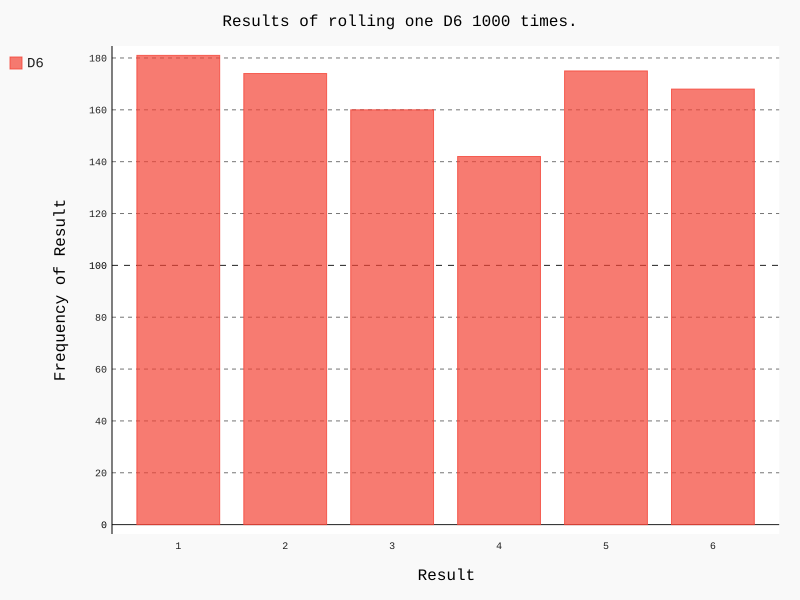

Write Python code to recreate this figure.
import pygal
from die import Die

# 创建一个D6
die = Die()

# 掷几次骰子，并将结果存储在一个列表中
results = []
for roll_num in range(1000):
    result = die.roll()
    results.append(result)

# 分析结果
frequencies = []
for value in range(1, die.num_sides+1):
    frequency = results.count(value)
    frequencies.append(frequency)

# 对结果进行可视化
hist = pygal.Bar()

hist.title = "Results of rolling one D6 1000 times."
hist.x_labels = ['1', '2', '3', '4', '5', '6']
hist.x_title = "Result"
hist.y_title = "Frequency of Result"

hist.add('D6', frequencies)
hist.render_to_file('die_visual.svg')
